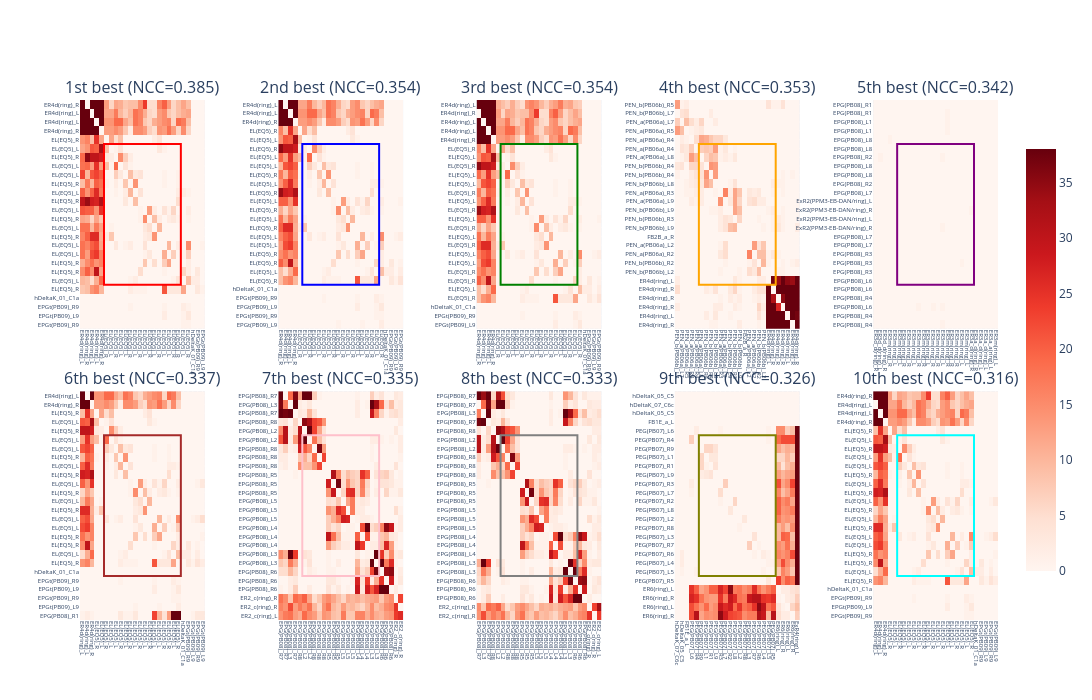

Source (notebook cell):
### Markdown cell above
# find_best_submatrix

### Code cell
import numpy as np
from numpy.lib.stride_tricks import sliding_window_view
import matplotlib.pyplot as plt
from matplotlib.patches import Rectangle

def find_best_submatrix(image: np.ndarray,
                        pattern: np.ndarray,
                        method: str = "ncc",
                        return_map: bool = True,
                        eps: float = 1e-12,
                        top_k: int = 1):
    """
    Find the top-k best matching submatrices in `image` that match `pattern`.

    - method="ncc": normalized cross-correlation in [-1, 1]; higher is more similar
    - method="ssd": negative sum of squared differences; higher (less negative) is more similar

    Returns:
        List of tuples: [(top, left, best_score, best_patch), ...] for top-k matches
        If return_map=True, also returns score_map as last element
    """
    image = np.asarray(image, dtype=np.float64)
    pattern = np.asarray(pattern, dtype=np.float64)

    if image.ndim != 2 or pattern.ndim != 2:
        raise ValueError("Both `image` and `pattern` must be 2D arrays.")

    H, W = image.shape
    h, w = pattern.shape
    if h > H or w > W:
        raise ValueError("`pattern` must be smaller than or equal to `image` in both dimensions.")

    # Sliding window view over the image to compare every h×w patch
    windows = sliding_window_view(image, (h, w))  # shape: (H-h+1, W-w+1, h, w)

    if method.lower() == "ncc":
        # Z-score the pattern
        pattern_mean = pattern.mean()
        pattern_std = pattern.std() + eps
        pattern_z = (pattern - pattern_mean) / pattern_std

        # Window-wise mean/std
        win_mean = windows.mean(axis=(2, 3))
        win_std = windows.std(axis=(2, 3)) + eps

        # Pearson correlation coefficient via z-scored dot product
        score_map = ((windows - win_mean[..., None, None]) * pattern_z).sum(axis=(2, 3)) / (win_std * (h * w))

    elif method.lower() == "ssd":
        # Negative SSD so that higher is better
        diffs = windows - pattern  # broadcast over (h, w)
        score_map = -np.square(diffs).sum(axis=(2, 3))

    else:
        raise ValueError("Unsupported method. Use 'ncc' or 'ssd'.")

    # Find top-k matches
    flat_scores = score_map.flatten()
    top_k_indices = np.argpartition(flat_scores, -top_k)[-top_k:]
    top_k_indices = top_k_indices[np.argsort(flat_scores[top_k_indices])[::-1]]  # Sort in descending order
    
    results = []
    for idx in top_k_indices:
        best_rc = np.unravel_index(idx, score_map.shape)
        top, left = int(best_rc[0]), int(best_rc[1])
        best_score = float(score_map[best_rc])
        best_patch = image[top:top + h, left:left + w]
        results.append((top, left, best_score, best_patch))

    if return_map:
        return results, score_map
    return results


# --- Example usage (uses matrix W if it exists in the notebook) ---
try:
    W = W_sorted
    H, Wn = W.shape  # noqa: F821
    # Choose a pattern size (use 16×16 if possible, else fall back to half size)
    ph = 16 if H >= 16 else max(1, H // 2)
    pw = 16 if Wn >= 16 else max(1, Wn // 2)
    pattern = W_pattern

    top_k = 10
    results, score_map = find_best_submatrix(W_sorted, W_pattern, method=SUBMATRIX_METHOD, return_map=True, top_k=top_k) # ncc or ssd

    k = min(top_k, len(results))
    print(f"Top {k} best matches:")
    for i, (top, left, score, sub) in enumerate(results[:k]):
        if 'sorted_neuron_names' in locals() and top < len(sorted_neuron_names) and left < len(sorted_neuron_names):
            row_name = sorted_neuron_names[top]
            col_name = sorted_neuron_names[left]
            name_str = f" [{row_name} -> {col_name}]"
        else:
            name_str = ""
        print(f"  {i+1}. Top-left at (row={top}, col={left}){name_str}, NCC={score:.4f}, pattern size=({ph}, {pw})")

    if k == 0:
        print("No matches found.")
    else:
        # Consistent color scaling for W (robust percentiles)
        W_vmin, W_vmax = np.percentile(W, 1), np.percentile(W, 99)

        colors = ['red', 'blue', 'green', 'orange', 'purple', 'brown', 'pink', 'gray', 'olive', 'cyan']
        match_labels = ['1st best', '2nd best', '3rd best', '4th best', '5th best',
                        '6th best', '7th best', '8th best', '9th best', '10th best']

        # Figure 1: Full matrix with all top-k matches overlaid (Plotly)
        import os
        import plotly.graph_objects as go
        import plotly.io as pio

        fig1 = go.Figure(
            data=[
                go.Heatmap(
                    z=W,
                    colorscale="Reds",
                    zmin=W_vmin,
                    zmax=W_vmax,
                    colorbar=dict(len=0.85),
                    hovertemplate="Row %{y}, Col %{x}, Value %{z}<extra></extra>",
                )
            ]
        )

        # Add rectangle outlines for top-k matches
        for i, (top, left, _, _) in enumerate(results[:k]):
            x0 = left - 0.5
            x1 = left + pw - 0.5
            y0 = top - 0.5
            y1 = top + ph - 0.5
            fig1.add_trace(
                go.Scatter(
                    x=[x0, x1, x1, x0, x0],
                    y=[y0, y0, y1, y1, y0],
                    mode="lines",
                    line=dict(color=colors[i], width=2),
                    name=f"{match_labels[i]}",
                    hoverinfo="skip",
                    showlegend=True,
                )
            )

        fig1.update_layout(
            title=f"Matrix W with top {k} matches with {SUBMATRIX_METHOD} method",
            xaxis_title="Column",
            yaxis_title="Row",
            yaxis=dict(scaleanchor="x", autorange="reversed"),
            template="plotly_white",
            legend=dict(x=0.99, y=0.01, xanchor="right", yanchor="bottom", font=dict(size=10)),
            margin=dict(l=60, r=60, t=60, b=60),
            width=800,
            height=800,
        )

        # Save interactive HTML
        output_dir = "/home/pajucg/2D/docs"
        os.makedirs(output_dir, exist_ok=True)
        fig1_html_path = os.path.join(output_dir, f"{REGION}_matrix_W_top_{k}_matches_{SUBMATRIX_METHOD}.html")
        pio.write_html(fig1, file=fig1_html_path, include_plotlyjs="cdn", full_html=True)
        # Also display in notebook
        fig1.show()

        # Figure 2: Compact zoom grid of top-k matches (Plotly)
        from plotly.subplots import make_subplots
        import plotly.graph_objects as go

        cols = min(5, k)
        rows = int(np.ceil(k / cols))

        # Titles for each subplot (fill with empty for unused slots)
        subplot_titles = []
        for idx in range(rows * cols):
            if idx < k:
                top_i, left_i, score_i, _ = results[idx]
                subplot_titles.append(f"{match_labels[idx]} (NCC={score_i:.3f})")
            else:
                subplot_titles.append("")

        fig2 = make_subplots(
            rows=rows,
            cols=cols,
            subplot_titles=subplot_titles,
            horizontal_spacing=0.08,
            vertical_spacing=0.12,
        )

        for idx in range(rows * cols):
            r = (idx // cols) + 1
            c = (idx % cols) + 1
            if idx < k:
                top, left, score, _ = results[idx]
                # Zoom bounds
                zoom_margin = 5
                zoom_top = max(0, top - zoom_margin)
                zoom_bottom = min(H, top + ph + zoom_margin)
                zoom_left = max(0, left - zoom_margin)
                zoom_right = min(Wn, left + pw + zoom_margin)

                zoom_region = W[zoom_top:zoom_bottom, zoom_left:zoom_right]

                # Use absolute indices for axes (so labels can be neuron names)
                x_vals = np.arange(zoom_left, zoom_right)
                y_vals = np.arange(zoom_top, zoom_bottom)

                fig2.add_trace(
                    go.Heatmap(
                        z=zoom_region,
                        x=x_vals,
                        y=y_vals,
                        coloraxis="coloraxis",
                        zsmooth=False,
                    ),
                    row=r,
                    col=c,
                )

                # Rectangle in data coordinates around the matched patch
                axis_index = (r - 1) * cols + c
                fig2.add_shape(
                    type="rect",
                    xref=f"x{axis_index}",
                    yref=f"y{axis_index}",
                    x0=left - 0.5,
                    y0=top - 0.5,
                    x1=left + pw - 0.5,
                    y1=top + ph - 0.5,
                    line=dict(color=colors[idx], width=2),
                    fillcolor="rgba(0,0,0,0)",
                )

                # Axis tick labels
                if 'sorted_neuron_names' in locals():
                    zoom_row_names = [sorted_neuron_names[j] if j < len(sorted_neuron_names) else f"Row {j}" for j in y_vals]
                    zoom_col_names = [sorted_neuron_names[j] if j < len(sorted_neuron_names) else f"Col {j}" for j in x_vals]
                else:
                    zoom_row_names = [f"Row {j}" for j in y_vals]
                    zoom_col_names = [f"Col {j}" for j in x_vals]

                fig2.update_xaxes(
                    tickmode="array",
                    tickvals=x_vals,
                    ticktext=zoom_col_names,
                    tickangle=90,
                    tickfont=dict(size=6),
                    row=r,
                    col=c,
                )
                fig2.update_yaxes(
                    tickmode="array",
                    tickvals=y_vals,
                    ticktext=zoom_row_names,
                    autorange="reversed",
                    tickfont=dict(size=6),
                    row=r,
                    col=c,
                )
            else:
                # Hide unused subplots
                fig2.update_xaxes(visible=False, row=r, col=c)
                fig2.update_yaxes(visible=False, row=r, col=c)

        # Shared colorbar and sizing
        fig2.update_layout(
            coloraxis=dict(
                colorscale="Reds",
                cmin=W_vmin,
                cmax=W_vmax,
                colorbar=dict(len=0.85),
            ),
            width=int(350 * cols),
            height=int(350 * rows),
        )
        fig2.show()
        output_dir = "/home/pajucg/2D/docs"
        os.makedirs(output_dir, exist_ok=True)
        fig2_html_path = os.path.join(output_dir, f"{REGION}_fig2_zoomed_patches.html")
        pio.write_html(fig2, file=fig2_html_path, include_plotlyjs="cdn", full_html=True)        
        print("Saved fig2 to fig2_zoomed_patches.html")

        # Figure 3: Similarity map with top-k markers
        fig3, ax3 = plt.subplots(1, 1, figsize=(8, 6), constrained_layout=True)
        im3 = ax3.imshow(score_map, cmap="magma", interpolation="nearest", aspect="equal")
        for i, (top, left, score, _) in enumerate(results[:k]):
            ax3.plot(left, top, marker='o', markersize=6, color=colors[i],
                     markeredgecolor='white', markeredgewidth=1.5,
                     label=f"{match_labels[i]} ({score:.3f})")
        ax3.set_title(f"Similarity map ({SUBMATRIX_METHOD}) with top {k} matches")
        ax3.set_xlabel("Left column index")
        ax3.set_ylabel("Top row index")
        ax3.legend(bbox_to_anchor=(1.02, 1), loc='upper left', fontsize=8)
        fig3.colorbar(im3, ax=ax3, shrink=0.85)
        plt.show()

except NameError:
    # If W is not defined yet in the notebook, just define a tiny demo
    demo = np.random.rand(32, 32)
    tpl = demo[8:16, 10:18] + 0.25  # make a slightly brighter patch
    results, smap = find_best_submatrix(demo, tpl, method="ssd", return_map=True, top_k=10)
    print("(Demo) Top 10 matches:")
    for i, (t, l, s, sub) in enumerate(results):
        print(f"  {i+1}. Best match at (row={t}, col={l}), SSD={s:.4f}")

### Figure 1 — Plotly figure (JSON) as saved in the notebook; plotly's stock layout.template omitted (floating-point values rounded to 4 significant figures; data arrays with more than 128 entries replaced by an {"elided": "..."} marker saying what was removed)
{"data": [{"coloraxis": "coloraxis", "type": "heatmap", "x": [334, 335, 336, 337, 338, 339, 340, 341, 342, 343, 344, 345, 346, 347, 348, 349, 350, 351, 352, 353, 354, 355, 356, 357, 358, 359], "xaxis": "x", "y": [335, 336, 337, 338, 339, 340, 341, 342, 343, 344, 345, 346, 347, 348, 349, 350, 351, 352, 353, 354, 355, 356, 357, 358, 359, 360], "yaxis": "y", "z": {"elided": "26x26 int values"}, "zsmooth": false}, {"coloraxis": "coloraxis", "type": "heatmap", "x": [335, 336, 337, 338, 339, 340, 341, 342, 343, 344, 345, 346, 347, 348, 349, 350, 351, 352, 353, 354, 355, 356, 357, 358, 359, 360], "xaxis": "x2", "y": [336, 337, 338, 339, 340, 341, 342, 343, 344, 345, 346, 347, 348, 349, 350, 351, 352, 353, 354, 355, 356, 357, 358, 359, 360, 361], "yaxis": "y2", "z": {"elided": "26x26 int values"}, "zsmooth": false}, {"coloraxis": "coloraxis", "type": "heatmap", "x": [335, 336, 337, 338, 339, 340, 341, 342, 343, 344, 345, 346, 347, 348, 349, 350, 351, 352, 353, 354, 355, 356, 357, 358, 359, 360], "xaxis": "x3", "y": [334, 335, 336, 337, 338, 339, 340, 341, 342, 343, 344, 345, 346, 347, 348, 349, 350, 351, 352, 353, 354, 355, 356, 357, 358, 359], "yaxis": "y3", "z": {"elided": "26x26 int values"}, "zsmooth": false}, {"coloraxis": "coloraxis", "type": "heatmap", "x": [295, 296, 297, 298, 299, 300, 301, 302, 303, 304, 305, 306, 307, 308, 309, 310, 311, 312, 313, 314, 315, 316, 317, 318, 319, 320], "xaxis": "x4", "y": [294, 295, 296, 297, 298, 299, 300, 301, 302, 303, 304, 305, 306, 307, 308, 309, 310, 311, 312, 313, 314, 315, 316, 317, 318, 319], "yaxis": "y4", "z": {"elided": "26x26 int values"}, "zsmooth": false}, {"coloraxis": "coloraxis", "type": "heatmap", "x": [43, 44, 45, 46, 47, 48, 49, 50, 51, 52, 53, 54, 55, 56, 57, 58, 59, 60, 61, 62, 63, 64, 65, 66, 67, 68], "xaxis": "x5", "y": [362, 363, 364, 365, 366, 367, 368, 369, 370, 371, 372, 373, 374, 375, 376, 377, 378, 379, 380, 381, 382, 383, 384, 385, 386, 387], "yaxis": "y5", "z": {"elided": "26x26 int values"}, "zsmooth": false}, {"coloraxis": "coloraxis", "type": "heatmap", "x": [336, 337, 338, 339, 340, 341, 342, 343, 344, 345, 346, 347, 348, 349, 350, 351, 352, 353, 354, 355, 356, 357, 358, 359, 360, 361], "xaxis": "x6", "y": [337, 338, 339, 340, 341, 342, 343, 344, 345, 346, 347, 348, 349, 350, 351, 352, 353, 354, 355, 356, 357, 358, 359, 360, 361, 362], "yaxis": "y6", "z": {"elided": "26x26 int values"}, "zsmooth": false}, {"coloraxis": "coloraxis", "type": "heatmap", "x": [388, 389, 390, 391, 392, 393, 394, 395, 396, 397, 398, 399, 400, 401, 402, 403, 404, 405, 406, 407, 408, 409, 410, 411, 412, 413], "xaxis": "x7", "y": [389, 390, 391, 392, 393, 394, 395, 396, 397, 398, 399, 400, 401, 402, 403, 404, 405, 406, 407, 408, 409, 410, 411, 412, 413, 414], "yaxis": "y7", "z": {"elided": "26x26 int values"}, "zsmooth": false}, {"coloraxis": "coloraxis", "type": "heatmap", "x": [389, 390, 391, 392, 393, 394, 395, 396, 397, 398, 399, 400, 401, 402, 403, 404, 405, 406, 407, 408, 409, 410, 411, 412, 413, 414], "xaxis": "x8", "y": [388, 389, 390, 391, 392, 393, 394, 395, 396, 397, 398, 399, 400, 401, 402, 403, 404, 405, 406, 407, 408, 409, 410, 411, 412, 413], "yaxis": "y8", "z": {"elided": "26x26 int values"}, "zsmooth": false}, {"coloraxis": "coloraxis", "type": "heatmap", "x": [225, 226, 227, 228, 229, 230, 231, 232, 233, 234, 235, 236, 237, 238, 239, 240, 241, 242, 243, 244, 245, 246, 247, 248, 249, 250], "xaxis": "x9", "y": [224, 225, 226, 227, 228, 229, 230, 231, 232, 233, 234, 235, 236, 237, 238, 239, 240, 241, 242, 243, 244, 245, 246, 247, 248, 249], "yaxis": "y9", "z": {"elided": "26x26 int values"}, "zsmooth": false}, {"coloraxis": "coloraxis", "type": "heatmap", "x": [336, 337, 338, 339, 340, 341, 342, 343, 344, 345, 346, 347, 348, 349, 350, 351, 352, 353, 354, 355, 356, 357, 358, 359, 360, 361], "xaxis": "x10", "y": [335, 336, 337, 338, 339, 340, 341, 342, 343, 344, 345, 346, 347, 348, 349, 350, 351, 352, 353, 354, 355, 356, 357, 358, 359, 360], "yaxis": "y10", "z": {"elided": "26x26 int values"}, "zsmooth": false}], "layout": {"annotations": [{"font": {"size": 16}, "showarrow": false, "text": "1st best (NCC=0.385)", "x": 0.068, "xanchor": "center", "xref": "paper", "y": 1, "yanchor": "bottom", "yref": "paper"}, {"font": {"size": 16}, "showarrow": false, "text": "2nd best (NCC=0.354)", "x": 0.284, "xanchor": "center", "xref": "paper", "y": 1, "yanchor": "bottom", "yref": "paper"}, {"font": {"size": 16}, "showarrow": false, "text": "3rd best (NCC=0.354)", "x": 0.5, "xanchor": "center", "xref": "paper", "y": 1, "yanchor": "bottom", "yref": "paper"}, {"font": {"size": 16}, "showarrow": false, "text": "4th best (NCC=0.353)", "x": 0.716, "xanchor": "center", "xref": "paper", "y": 1, "yanchor": "bottom", "yref": "paper"}, {"font": {"size": 16}, "showarrow": false, "text": "5th best (NCC=0.342)", "x": 0.932, "xanchor": "center", "xref": "paper", "y": 1, "yanchor": "bottom", "yref": "paper"}, {"font": {"size": 16}, "showarrow": false, "text": "6th best (NCC=0.337)", "x": 0.068, "xanchor": "center", "xref": "paper", "y": 0.44, "yanchor": "bottom", "yref": "paper"}, {"font": {"size": 16}, "showarrow": false, "text": "7th best (NCC=0.335)", "x": 0.284, "xanchor": "center", "xref": "paper", "y": 0.44, "yanchor": "bottom", "yref": "paper"}, {"font": {"size": 16}, "showarrow": false, "text": "8th best (NCC=0.333)", "x": 0.5, "xanchor": "center", "xref": "paper", "y": 0.44, "yanchor": "bottom", "yref": "paper"}, {"font": {"size": 16}, "showarrow": false, "text": "9th best (NCC=0.326)", "x": 0.716, "xanchor": "center", "xref": "paper", "y": 0.44, "yanchor": "bottom", "yref": "paper"}, {"font": {"size": 16}, "showarrow": false, "text": "10th best (NCC=0.316)", "x": 0.932, "xanchor": "center", "xref": "paper", "y": 0.44, "yanchor": "bottom", "yref": "paper"}], "coloraxis": {"cmax": 38, "cmin": 0, "colorbar": {"len": 0.85}, "colorscale": [[0, "rgb(255,245,240)"], [0.125, "rgb(254,224,210)"], [0.25, "rgb(252,187,161)"], [0.375, "rgb(252,146,114)"], [0.5, "rgb(251,106,74)"], [0.625, "rgb(239,59,44)"], [0.75, "rgb(203,24,29)"], [0.875, "rgb(165,15,21)"], [1, "rgb(103,0,13)"]]}, "height": 700, "shapes": [{"fillcolor": "rgba(0,0,0,0)", "line": {"color": "red", "width": 2}, "type": "rect", "x0": 338.5, "x1": 354.5, "xref": "x", "y0": 339.5, "y1": 355.5, "yref": "y"}, {"fillcolor": "rgba(0,0,0,0)", "line": {"color": "blue", "width": 2}, "type": "rect", "x0": 339.5, "x1": 355.5, "xref": "x2", "y0": 340.5, "y1": 356.5, "yref": "y2"}, {"fillcolor": "rgba(0,0,0,0)", "line": {"color": "green", "width": 2}, "type": "rect", "x0": 339.5, "x1": 355.5, "xref": "x3", "y0": 338.5, "y1": 354.5, "yref": "y3"}, {"fillcolor": "rgba(0,0,0,0)", "line": {"color": "orange", "width": 2}, "type": "rect", "x0": 299.5, "x1": 315.5, "xref": "x4", "y0": 298.5, "y1": 314.5, "yref": "y4"}, {"fillcolor": "rgba(0,0,0,0)", "line": {"color": "purple", "width": 2}, "type": "rect", "x0": 47.5, "x1": 63.5, "xref": "x5", "y0": 366.5, "y1": 382.5, "yref": "y5"}, {"fillcolor": "rgba(0,0,0,0)", "line": {"color": "brown", "width": 2}, "type": "rect", "x0": 340.5, "x1": 356.5, "xref": "x6", "y0": 341.5, "y1": 357.5, "yref": "y6"}, {"fillcolor": "rgba(0,0,0,0)", "line": {"color": "pink", "width": 2}, "type": "rect", "x0": 392.5, "x1": 408.5, "xref": "x7", "y0": 393.5, "y1": 409.5, "yref": "y7"}, {"fillcolor": "rgba(0,0,0,0)", "line": {"color": "gray", "width": 2}, "type": "rect", "x0": 393.5, "x1": 409.5, "xref": "x8", "y0": 392.5, "y1": 408.5, "yref": "y8"}, {"fillcolor": "rgba(0,0,0,0)", "line": {"color": "olive", "width": 2}, "type": "rect", "x0": 229.5, "x1": 245.5, "xref": "x9", "y0": 228.5, "y1": 244.5, "yref": "y9"}, {"fillcolor": "rgba(0,0,0,0)", "line": {"color": "cyan", "width": 2}, "type": "rect", "x0": 340.5, "x1": 356.5, "xref": "x10", "y0": 339.5, "y1": 355.5, "yref": "y10"}], "width": 1750, "xaxis": {"anchor": "y", "domain": [0, 0.136], "tickangle": 90, "tickfont": {"size": 6}, "tickmode": "array", "ticktext": ["ER4d(ring)_L", "ER4d(ring)_R", "ER4d(ring)_L", "ER4d(ring)_L", "ER4d(ring)_R", "EL(EQ5)_R", "EL(EQ5)_L", "EL(EQ5)_R", "EL(EQ5)_L", "EL(EQ5)_L", "EL(EQ5)_R", "EL(EQ5)_L", "EL(EQ5)_R", "EL(EQ5)_L", "EL(EQ5)_R", "EL(EQ5)_L", "EL(EQ5)_R", "EL(EQ5)_L", "EL(EQ5)_L", "EL(EQ5)_R", "EL(EQ5)_R", "EL(EQ5)_L", "EL(EQ5)_R", "hDeltaK_01_C1a", "EPGt(PB09)_R9", "EPGt(PB09)_L9"], "tickvals": [334, 335, 336, 337, 338, 339, 340, 341, 342, 343, 344, 345, 346, 347, 348, 349, 350, 351, 352, 353, 354, 355, 356, 357, 358, 359]}, "xaxis10": {"anchor": "y10", "domain": [0.864, 1.0], "tickangle": 90, "tickfont": {"size": 6}, "tickmode": "array", "ticktext": ["ER4d(ring)_L", "ER4d(ring)_L", "ER4d(ring)_R", "EL(EQ5)_R", "EL(EQ5)_L", "EL(EQ5)_R", "EL(EQ5)_L", "EL(EQ5)_L", "EL(EQ5)_R", "EL(EQ5)_L", "EL(EQ5)_R", "EL(EQ5)_L", "EL(EQ5)_R", "EL(EQ5)_L", "EL(EQ5)_R", "EL(EQ5)_L", "EL(EQ5)_L", "EL(EQ5)_R", "EL(EQ5)_R", "EL(EQ5)_L", "EL(EQ5)_R", "hDeltaK_01_C1a", "EPGt(PB09)_R9", "EPGt(PB09)_L9", "EPGt(PB09)_R9", "EPGt(PB09)_L9"], "tickvals": [336, 337, 338, 339, 340, 341, 342, 343, 344, 345, 346, 347, 348, 349, 350, 351, 352, 353, 354, 355, 356, 357, 358, 359, 360, 361]}, "xaxis2": {"anchor": "y2", "domain": [0.216, 0.352], "tickangle": 90, "tickfont": {"size": 6}, "tickmode": "array", "ticktext": ["ER4d(ring)_R", "ER4d(ring)_L", "ER4d(ring)_L", "ER4d(ring)_R", "EL(EQ5)_R", "EL(EQ5)_L", "EL(EQ5)_R", "EL(EQ5)_L", "EL(EQ5)_L", "EL(EQ5)_R", "EL(EQ5)_L", "EL(EQ5)_R", "EL(EQ5)_L", "EL(EQ5)_R", "EL(EQ5)_L", "EL(EQ5)_R", "EL(EQ5)_L", "EL(EQ5)_L", "EL(EQ5)_R", "EL(EQ5)_R", "EL(EQ5)_L", "EL(EQ5)_R", "hDeltaK_01_C1a", "EPGt(PB09)_R9", "EPGt(PB09)_L9", "EPGt(PB09)_R9"], "tickvals": [335, 336, 337, 338, 339, 340, 341, 342, 343, 344, 345, 346, 347, 348, 349, 350, 351, 352, 353, 354, 355, 356, 357, 358, 359, 360]}, "xaxis3": {"anchor": "y3", "domain": [0.432, 0.568], "tickangle": 90, "tickfont": {"size": 6}, "tickmode": "array", "ticktext": ["ER4d(ring)_R", "ER4d(ring)_L", "ER4d(ring)_L", "ER4d(ring)_R", "EL(EQ5)_R", "EL(EQ5)_L", "EL(EQ5)_R", "EL(EQ5)_L", "EL(EQ5)_L", "EL(EQ5)_R", "EL(EQ5)_L", "EL(EQ5)_R", "EL(EQ5)_L", "EL(EQ5)_R", "EL(EQ5)_L", "EL(EQ5)_R", "EL(EQ5)_L", "EL(EQ5)_L", "EL(EQ5)_R", "EL(EQ5)_R", "EL(EQ5)_L", "EL(EQ5)_R", "hDeltaK_01_C1a", "EPGt(PB09)_R9", "EPGt(PB09)_L9", "EPGt(PB09)_R9"], "tickvals": [335, 336, 337, 338, 339, 340, 341, 342, 343, 344, 345, 346, 347, 348, 349, 350, 351, 352, 353, 354, 355, 356, 357, 358, 359, 360]}, "xaxis4": {"anchor": "y4", "domain": [0.648, 0.784], "tickangle": 90, "tickfont": {"size": 6}, "tickmode": "array", "ticktext": ["PEN_b(PB06b)_L7", "PEN_a(PB06a)_L7", "PEN_a(PB06a)_R5", "PEN_a(PB06a)_R4", "PEN_a(PB06a)_R4", "PEN_a(PB06a)_L8", "PEN_b(PB06b)_R4", "PEN_b(PB06b)_R4", "PEN_b(PB06b)_L8", "PEN_a(PB06a)_R3", "PEN_a(PB06a)_L9", "PEN_b(PB06b)_L9", "PEN_b(PB06b)_R3", "PEN_b(PB06b)_L9", "FB2B_a_R", "PEN_a(PB06a)_L2", "PEN_a(PB06a)_R2", "PEN_b(PB06b)_R2", "PEN_b(PB06b)_L2", "ER4d(ring)_L", "ER4d(ring)_R", "ER4d(ring)_R", "ER4d(ring)_R", "ER4d(ring)_L", "ER4d(ring)_R", "ER4d(ring)_R"], "tickvals": [295, 296, 297, 298, 299, 300, 301, 302, 303, 304, 305, 306, 307, 308, 309, 310, 311, 312, 313, 314, 315, 316, 317, 318, 319, 320]}, "xaxis5": {"anchor": "y5", "domain": [0.864, 1.0], "tickangle": 90, "tickfont": {"size": 6}, "tickmode": "array", "ticktext": ["ER3d_d(ring)_R", "ER3d_d(ring)_L", "ER3d_d(ring)_R", "ER3m(ring)_R", "ER3m(ring)_L", "ER3m(ring)_L", "ER3m(ring)_R", "ER3m(ring)_R", "ER3m(ring)_L", "ER3m(ring)_R", "ER3m(ring)_R", "ER3m(ring)_L", "ER3m(ring)_R", "ER3m(ring)_R", "ER3m(ring)_L", "ER3m(ring)_R", "ER3m(ring)_R", "ER3m(ring)_R", "ER3m(ring)_L", "ER3m(ring)_L", "ER3a_d(ring)_R", "ER3a_d(ring)_R", "ER3a_d(ring)_L", "ER3a_d(ring)_L", "ER3a_a(ring)_L", "ER3m(ring)_L"], "tickvals": [43, 44, 45, 46, 47, 48, 49, 50, 51, 52, 53, 54, 55, 56, 57, 58, 59, 60, 61, 62, 63, 64, 65, 66, 67, 68]}, "xaxis6": {"anchor": "y6", "domain": [0, 0.136], "tickangle": 90, "tickfont": {"size": 6}, "tickmode": "array", "ticktext": ["ER4d(ring)_L", "ER4d(ring)_L", "ER4d(ring)_R", "EL(EQ5)_R", "EL(EQ5)_L", "EL(EQ5)_R", "EL(EQ5)_L", "EL(EQ5)_L", "EL(EQ5)_R", "EL(EQ5)_L", "EL(EQ5)_R", "EL(EQ5)_L", "EL(EQ5)_R", "EL(EQ5)_L", "EL(EQ5)_R", "EL(EQ5)_L", "EL(EQ5)_L", "EL(EQ5)_R", "EL(EQ5)_R", "EL(EQ5)_L", "EL(EQ5)_R", "hDeltaK_01_C1a", "EPGt(PB09)_R9", "EPGt(PB09)_L9", "EPGt(PB09)_R9", "EPGt(PB09)_L9"], "tickvals": [336, 337, 338, 339, 340, 341, 342, 343, 344, 345, 346, 347, 348, 349, 350, 351, 352, 353, 354, 355, 356, 357, 358, 359, 360, 361]}, "xaxis7": {"anchor": "y7", "domain": [0.216, 0.352], "tickangle": 90, "tickfont": {"size": 6}, "tickmode": "array", "ticktext": ["EPG(PB08)_R7", "EPG(PB08)_R7", "EPG(PB08)_L3", "EPG(PB08)_R7", "EPG(PB08)_R8", "EPG(PB08)_L2", "EPG(PB08)_L2", "EPG(PB08)_R8", "EPG(PB08)_R8", "EPG(PB08)_R8", "EPG(PB08)_R5", "EPG(PB08)_R5", "EPG(PB08)_R5", "EPG(PB08)_L5", "EPG(PB08)_L5", "EPG(PB08)_L5", "EPG(PB08)_L4", "EPG(PB08)_L4", "EPG(PB08)_L4", "EPG(PB08)_L3", "EPG(PB08)_L3", "EPG(PB08)_R6", "EPG(PB08)_R6", "EPG(PB08)_R6", "ER2_c(ring)_R", "ER2_c(ring)_R"], "tickvals": [388, 389, 390, 391, 392, 393, 394, 395, 396, 397, 398, 399, 400, 401, 402, 403, 404, 405, 406, 407, 408, 409, 410, 411, 412, 413]}, "xaxis8": {"anchor": "y8", "domain": [0.432, 0.568], "tickangle": 90, "tickfont": {"size": 6}, "tickmode": "array", "ticktext": ["EPG(PB08)_R7", "EPG(PB08)_L3", "EPG(PB08)_R7", "EPG(PB08)_R8", "EPG(PB08)_L2", "EPG(PB08)_L2", "EPG(PB08)_R8", "EPG(PB08)_R8", "EPG(PB08)_R8", "EPG(PB08)_R5", "EPG(PB08)_R5", "EPG(PB08)_R5", "EPG(PB08)_L5", "EPG(PB08)_L5", "EPG(PB08)_L5", "EPG(PB08)_L4", "EPG(PB08)_L4", "EPG(PB08)_L4", "EPG(PB08)_L3", "EPG(PB08)_L3", "EPG(PB08)_R6", "EPG(PB08)_R6", "EPG(PB08)_R6", "ER2_c(ring)_R", "ER2_c(ring)_R", "ER2_c(ring)_L"], "tickvals": [389, 390, 391, 392, 393, 394, 395, 396, 397, 398, 399, 400, 401, 402, 403, 404, 405, 406, 407, 408, 409, 410, 411, 412, 413, 414]}, "xaxis9": {"anchor": "y9", "domain": [0.648, 0.784], "tickangle": 90, "tickfont": {"size": 6}, "tickmode": "array", "ticktext": ["hDeltaK_07_C6c", "hDeltaK_05_C5", "FB1E_a_L", "PEG(PB07)_L6", "PEG(PB07)_R4", "PEG(PB07)_R9", "PEG(PB07)_L1", "PEG(PB07)_R1", "PEG(PB07)_L9", "PEG(PB07)_R3", "PEG(PB07)_L7", "PEG(PB07)_R2", "PEG(PB07)_L8", "PEG(PB07)_L2", "PEG(PB07)_R8", "PEG(PB07)_L3", "PEG(PB07)_R7", "PEG(PB07)_R6", "PEG(PB07)_L4", "PEG(PB07)_L5", "PEG(PB07)_R5", "ER6(ring)_L", "ER6(ring)_R", "ER6(ring)_L", "ER6(ring)_R", "ExR4(ring)_L"], "tickvals": [225, 226, 227, 228, 229, 230, 231, 232, 233, 234, 235, 236, 237, 238, 239, 240, 241, 242, 243, 244, 245, 246, 247, 248, 249, 250]}, "yaxis": {"anchor": "x", "autorange": "reversed", "domain": [0.56, 1], "tickfont": {"size": 6}, "tickmode": "array", "ticktext": ["ER4d(ring)_R", "ER4d(ring)_L", "ER4d(ring)_L", "ER4d(ring)_R", "EL(EQ5)_R", "EL(EQ5)_L", "EL(EQ5)_R", "EL(EQ5)_L", "EL(EQ5)_L", "EL(EQ5)_R", "EL(EQ5)_L", "EL(EQ5)_R", "EL(EQ5)_L", "EL(EQ5)_R", "EL(EQ5)_L", "EL(EQ5)_R", "EL(EQ5)_L", "EL(EQ5)_L", "EL(EQ5)_R", "EL(EQ5)_R", "EL(EQ5)_L", "EL(EQ5)_R", "hDeltaK_01_C1a", "EPGt(PB09)_R9", "EPGt(PB09)_L9", "EPGt(PB09)_R9"], "tickvals": [335, 336, 337, 338, 339, 340, 341, 342, 343, 344, 345, 346, 347, 348, 349, 350, 351, 352, 353, 354, 355, 356, 357, 358, 359, 360]}, "yaxis10": {"anchor": "x10", "autorange": "reversed", "domain": [0, 0.44], "tickfont": {"size": 6}, "tickmode": "array", "ticktext": ["ER4d(ring)_R", "ER4d(ring)_L", "ER4d(ring)_L", "ER4d(ring)_R", "EL(EQ5)_R", "EL(EQ5)_L", "EL(EQ5)_R", "EL(EQ5)_L", "EL(EQ5)_L", "EL(EQ5)_R", "EL(EQ5)_L", "EL(EQ5)_R", "EL(EQ5)_L", "EL(EQ5)_R", "EL(EQ5)_L", "EL(EQ5)_R", "EL(EQ5)_L", "EL(EQ5)_L", "EL(EQ5)_R", "EL(EQ5)_R", "EL(EQ5)_L", "EL(EQ5)_R", "hDeltaK_01_C1a", "EPGt(PB09)_R9", "EPGt(PB09)_L9", "EPGt(PB09)_R9"], "tickvals": [335, 336, 337, 338, 339, 340, 341, 342, 343, 344, 345, 346, 347, 348, 349, 350, 351, 352, 353, 354, 355, 356, 357, 358, 359, 360]}, "yaxis2": {"anchor": "x2", "autorange": "reversed", "domain": [0.56, 1], "tickfont": {"size": 6}, "tickmode": "array", "ticktext": ["ER4d(ring)_L", "ER4d(ring)_L", "ER4d(ring)_R", "EL(EQ5)_R", "EL(EQ5)_L", "EL(EQ5)_R", "EL(EQ5)_L", "EL(EQ5)_L", "EL(EQ5)_R", "EL(EQ5)_L", "EL(EQ5)_R", "EL(EQ5)_L", "EL(EQ5)_R", "EL(EQ5)_L", "EL(EQ5)_R", "EL(EQ5)_L", "EL(EQ5)_L", "EL(EQ5)_R", "EL(EQ5)_R", "EL(EQ5)_L", "EL(EQ5)_R", "hDeltaK_01_C1a", "EPGt(PB09)_R9", "EPGt(PB09)_L9", "EPGt(PB09)_R9", "EPGt(PB09)_L9"], "tickvals": [336, 337, 338, 339, 340, 341, 342, 343, 344, 345, 346, 347, 348, 349, 350, 351, 352, 353, 354, 355, 356, 357, 358, 359, 360, 361]}, "yaxis3": {"anchor": "x3", "autorange": "reversed", "domain": [0.56, 1], "tickfont": {"size": 6}, "tickmode": "array", "ticktext": ["ER4d(ring)_L", "ER4d(ring)_R", "ER4d(ring)_L", "ER4d(ring)_L", "ER4d(ring)_R", "EL(EQ5)_R", "EL(EQ5)_L", "EL(EQ5)_R", "EL(EQ5)_L", "EL(EQ5)_L", "EL(EQ5)_R", "EL(EQ5)_L", "EL(EQ5)_R", "EL(EQ5)_L", "EL(EQ5)_R", "EL(EQ5)_L", "EL(EQ5)_R", "EL(EQ5)_L", "EL(EQ5)_L", "EL(EQ5)_R", "EL(EQ5)_R", "EL(EQ5)_L", "EL(EQ5)_R", "hDeltaK_01_C1a", "EPGt(PB09)_R9", "EPGt(PB09)_L9"], "tickvals": [334, 335, 336, 337, 338, 339, 340, 341, 342, 343, 344, 345, 346, 347, 348, 349, 350, 351, 352, 353, 354, 355, 356, 357, 358, 359]}, "yaxis4": {"anchor": "x4", "autorange": "reversed", "domain": [0.56, 1], "tickfont": {"size": 6}, "tickmode": "array", "ticktext": ["PEN_b(PB06b)_R5", "PEN_b(PB06b)_L7", "PEN_a(PB06a)_L7", "PEN_a(PB06a)_R5", "PEN_a(PB06a)_R4", "PEN_a(PB06a)_R4", "PEN_a(PB06a)_L8", "PEN_b(PB06b)_R4", "PEN_b(PB06b)_R4", "PEN_b(PB06b)_L8", "PEN_a(PB06a)_R3", "PEN_a(PB06a)_L9", "PEN_b(PB06b)_L9", "PEN_b(PB06b)_R3", "PEN_b(PB06b)_L9", "FB2B_a_R", "PEN_a(PB06a)_L2", "PEN_a(PB06a)_R2", "PEN_b(PB06b)_R2", "PEN_b(PB06b)_L2", "ER4d(ring)_L", "ER4d(ring)_R", "ER4d(ring)_R", "ER4d(ring)_R", "ER4d(ring)_L", "ER4d(ring)_R"], "tickvals": [294, 295, 296, 297, 298, 299, 300, 301, 302, 303, 304, 305, 306, 307, 308, 309, 310, 311, 312, 313, 314, 315, 316, 317, 318, 319]}, "yaxis5": {"anchor": "x5", "autorange": "reversed", "domain": [0.56, 1], "tickfont": {"size": 6}, "tickmode": "array", "ticktext": ["EPG(PB08)_R1", "EPG(PB08)_R1", "EPG(PB08)_L1", "EPG(PB08)_L1", "EPG(PB08)_L8", "EPG(PB08)_L8", "EPG(PB08)_R2", "EPG(PB08)_L8", "EPG(PB08)_L8", "EPG(PB08)_R2", "EPG(PB08)_L7", "ExR2(PPM3-EB-DAN/ring)_L", "ExR2(PPM3-EB-DAN/ring)_R", "ExR2(PPM3-EB-DAN/ring)_L", "ExR2(PPM3-EB-DAN/ring)_R", "EPG(PB08)_L7", "EPG(PB08)_L7", "EPG(PB08)_R3", "EPG(PB08)_R3", "EPG(PB08)_R3", "EPG(PB08)_L6", "EPG(PB08)_L6", "EPG(PB08)_R4", "EPG(PB08)_L6", "EPG(PB08)_R4", "EPG(PB08)_R4"], "tickvals": [362, 363, 364, 365, 366, 367, 368, 369, 370, 371, 372, 373, 374, 375, 376, 377, 378, 379, 380, 381, 382, 383, 384, 385, 386, 387]}, "yaxis6": {"anchor": "x6", "autorange": "reversed", "domain": [0, 0.44], "tickfont": {"size": 6}, "tickmode": "array", "ticktext": ["ER4d(ring)_L", "ER4d(ring)_R", "EL(EQ5)_R", "EL(EQ5)_L", "EL(EQ5)_R", "EL(EQ5)_L", "EL(EQ5)_L", "EL(EQ5)_R", "EL(EQ5)_L", "EL(EQ5)_R", "EL(EQ5)_L", "EL(EQ5)_R", "EL(EQ5)_L", "EL(EQ5)_R", "EL(EQ5)_L", "EL(EQ5)_L", "EL(EQ5)_R", "EL(EQ5)_R", "EL(EQ5)_L", "EL(EQ5)_R", "hDeltaK_01_C1a", "EPGt(PB09)_R9", "EPGt(PB09)_L9", "EPGt(PB09)_R9", "EPGt(PB09)_L9", "EPG(PB08)_R1"], "tickvals": [337, 338, 339, 340, 341, 342, 343, 344, 345, 346, 347, 348, 349, 350, 351, 352, 353, 354, 355, 356, 357, 358, 359, 360, 361, 362]}, "yaxis7": {"anchor": "x7", "autorange": "reversed", "domain": [0, 0.44], "tickfont": {"size": 6}, "tickmode": "array", "ticktext": ["EPG(PB08)_R7", "EPG(PB08)_L3", "EPG(PB08)_R7", "EPG(PB08)_R8", "EPG(PB08)_L2", "EPG(PB08)_L2", "EPG(PB08)_R8", "EPG(PB08)_R8", "EPG(PB08)_R8", "EPG(PB08)_R5", "EPG(PB08)_R5", "EPG(PB08)_R5", "EPG(PB08)_L5", "EPG(PB08)_L5", "EPG(PB08)_L5", "EPG(PB08)_L4", "EPG(PB08)_L4", "EPG(PB08)_L4", "EPG(PB08)_L3", "EPG(PB08)_L3", "EPG(PB08)_R6", "EPG(PB08)_R6", "EPG(PB08)_R6", "ER2_c(ring)_R", "ER2_c(ring)_R", "ER2_c(ring)_L"], "tickvals": [389, 390, 391, 392, 393, 394, 395, 396, 397, 398, 399, 400, 401, 402, 403, 404, 405, 406, 407, 408, 409, 410, 411, 412, 413, 414]}, "yaxis8": {"anchor": "x8", "autorange": "reversed", "domain": [0, 0.44], "tickfont": {"size": 6}, "tickmode": "array", "ticktext": ["EPG(PB08)_R7", "EPG(PB08)_R7", "EPG(PB08)_L3", "EPG(PB08)_R7", "EPG(PB08)_R8", "EPG(PB08)_L2", "EPG(PB08)_L2", "EPG(PB08)_R8", "EPG(PB08)_R8", "EPG(PB08)_R8", "EPG(PB08)_R5", "EPG(PB08)_R5", "EPG(PB08)_R5", "EPG(PB08)_L5", "EPG(PB08)_L5", "EPG(PB08)_L5", "EPG(PB08)_L4", "EPG(PB08)_L4", "EPG(PB08)_L4", "EPG(PB08)_L3", "EPG(PB08)_L3", "EPG(PB08)_R6", "EPG(PB08)_R6", "EPG(PB08)_R6", "ER2_c(ring)_R", "ER2_c(ring)_R"], "tickvals": [388, 389, 390, 391, 392, 393, 394, 395, 396, 397, 398, 399, 400, 401, 402, 403, 404, 405, 406, 407, 408, 409, 410, 411, 412, 413]}, "yaxis9": {"anchor": "x9", "autorange": "reversed", "domain": [0, 0.44], "tickfont": {"size": 6}, "tickmode": "array", "ticktext": ["hDeltaK_05_C5", "hDeltaK_07_C6c", "hDeltaK_05_C5", "FB1E_a_L", "PEG(PB07)_L6", "PEG(PB07)_R4", "PEG(PB07)_R9", "PEG(PB07)_L1", "PEG(PB07)_R1", "PEG(PB07)_L9", "PEG(PB07)_R3", "PEG(PB07)_L7", "PEG(PB07)_R2", "PEG(PB07)_L8", "PEG(PB07)_L2", "PEG(PB07)_R8", "PEG(PB07)_L3", "PEG(PB07)_R7", "PEG(PB07)_R6", "PEG(PB07)_L4", "PEG(PB07)_L5", "PEG(PB07)_R5", "ER6(ring)_L", "ER6(ring)_R", "ER6(ring)_L", "ER6(ring)_R"], "tickvals": [224, 225, 226, 227, 228, 229, 230, 231, 232, 233, 234, 235, 236, 237, 238, 239, 240, 241, 242, 243, 244, 245, 246, 247, 248, 249]}}}
